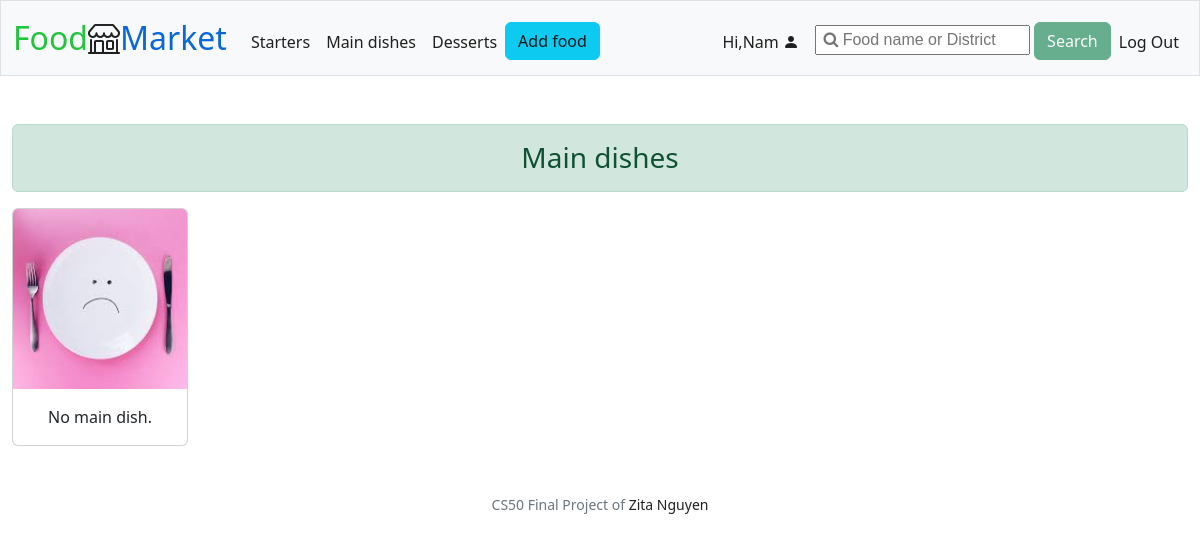
/main_dishes (signed in), run on an earlier commit of the app's database.
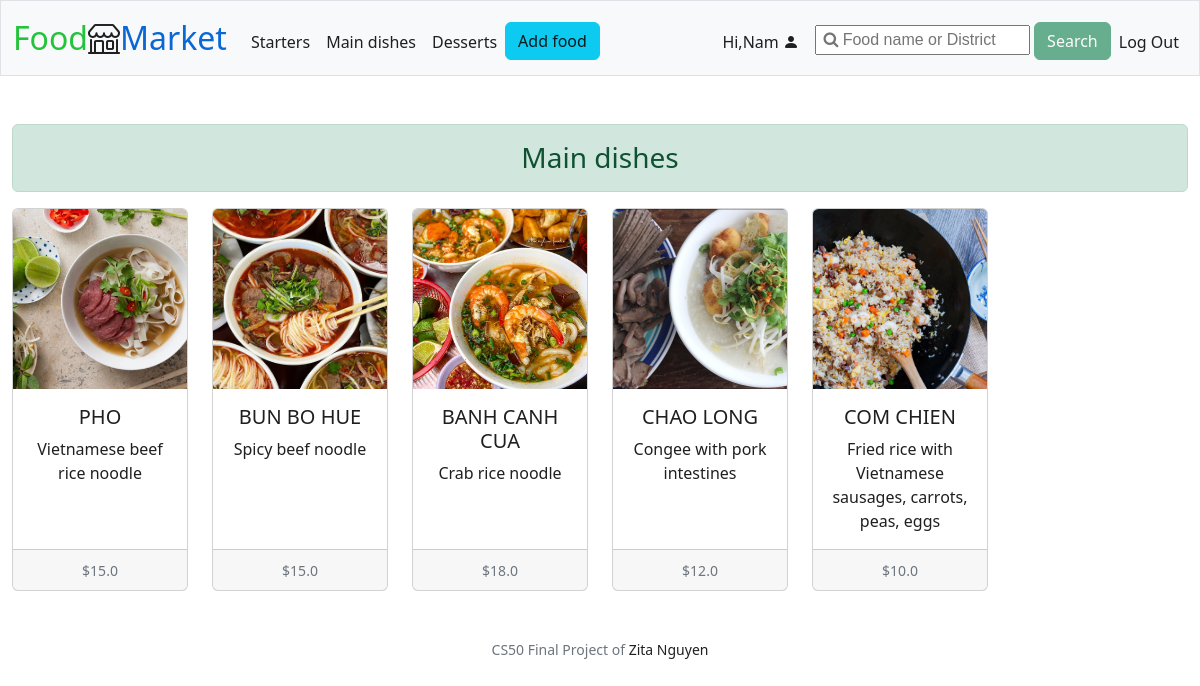
And on a later commit of the database.
### tables this page shows
CREATE TABLE food (
id INTEGER PRIMARY KEY AUTOINCREMENT, 
category TEXT NOT NULL,
name TEXT NOT NULL,
photo BLOB NOT NULL,
description TEXT NOT NULL,
price REAL NOT NULL,
date DATETIME NOT NULL,
user_id INTEGER NOT NULL,
FOREIGN KEY (user_id) REFERENCES users (id)
);

### app.py (the view)
@app.route("/main_dishes", methods=["GET"])
@login_required
def main_dishes():
    main_dishes = query_get_main_dishes()
    return render_template("main_dishes.html", main_dishes=main_dishes)

### app.py (called while the page is built)
@app.after_request
def after_request(response):
    response.headers["Cache-Control"] = "no-cache, no-store, must-revalidate"
    response.headers["Expires"] = 0
    response.headers["Pragma"] = "no-cache"
    return response

### helpers.py (called while the page is built)
def login_required(f):
    @wraps(f)
    def decorated_function(*args, **kwargs):
        if session.get("user_id") is None:
            return redirect("/login")
        return f(*args, **kwargs)
    return decorated_function

### queries.py (called while the page is built)
def query_get_main_dishes():
    conn = sqlite3.connect("market.db")
    c = conn.cursor()
    c.execute("SELECT * FROM food WHERE category='Main dish' ")
    main_dishes = c.fetchall()
    conn.close()
    return main_dishes

### templates/main_dishes.html (shortened to what this page needs)
{% extends "layout.html" %}
{% block main %}
<div class="alert alert-success text-center h3" role="alert">
  Main dishes
</div>
<div class="row row-cols-1 row-cols-lg-6 row-cols-md-3 g-4 text-center">
  {% if not main_dishes %}
    <div class="col">
      <div class="card h-100">
        <img class="card-img-top" src="{{url_for('static', filename='photos/no_food.jpeg')}}" alt="No product">
        <div class="card-body">
          <p class="card-text">No main dish.</p>
        </div>
      </div>
    </div>
  {% else %}
    {% for main_dish in main_dishes %}
      <div class="col">
        <a href="/product/{{ main_dish[0] }}">
          <div class="card h-100">
            <img src="{{url_for('static', filename='photos/' + main_dish[3])}}" class="card-img-top" alt="{{ main_dish[2] }}">
            <div class="card-body">
              <h5 class="card-title">{{ main_dish[2] }}</h5>
              <p class="card-text">{{ main_dish[4] }}</p>
            </div>
            <div class="card-footer">
              <small class="text-muted">${{ main_dish[5] }}</small>
            </div>
          </div>
        </a>
      </div>
    {% endfor %}
  {% endif %}
</div>
{% endblock %}

### templates/layout.html (shortened to what this page needs)
<!DOCTYPE html>
<html lang="en">
    <head>
        <link href="https://cdn.jsdelivr.net/npm/bootstrap@5.2.0-beta1/dist/css/bootstrap.min.css" rel="stylesheet">
        <link rel="stylesheet" href="https://cdn.jsdelivr.net/npm/bootstrap-icons@1.8.3/font/bootstrap-icons.css">
        <link href="https://cdnjs.cloudflare.com/ajax/libs/font-awesome/4.7.0/css/font-awesome.min.css" rel="stylesheet"/>
        <link href="/static/styles.css" rel="stylesheet">
    </head>
    <body>
        <nav class="bg-light border navbar navbar-expand-md navbar-light">
            <div class="container-fluid">
                <a class="navbar-brand" href="/"><span class="green">Food</span><i class="bi bi-shop"></i><span class="blue">Market</span></a>
                <div class="collapse navbar-collapse" id="navbar">
                    {% if session["user_id"] %}
                        <ul class="navbar-nav me-auto mt-2">
                            <li class="nav-item"><a class="nav-link" href="/starters">Starters</a></li>
                            <li class="nav-item"><a class="nav-link" href="/main_dishes">Main dishes</a></li>
                            <li class="nav-item"><a class="nav-link" href="/desserts">Desserts</a></li>
                            {% if session["user_role"] == "seller" %}
                            <li class="nav-item"><a class="btn btn-info" role="button" href="/add">Add food</a></li>
                            {% endif %}
                        </ul>
                        <ul class="navbar-nav ms-auto mt-2">
                            <li class="nav-item">
                                {% if session["user_role"] == "seller" %}
                                    <a class="nav-link" href="/seller_profile">
                                        Hi,{{ session["user_name"].capitalize() }}
                                        <i class="bi bi-person-fill"></i>
                                    </a>
                                {% else %}
                                    <a class="nav-link" href="/profile">
                                        Hi,{{ session["user_name"].capitalize() }}
                                        <i class="bi bi-person-fill"></i>
                                    </a>
                                {% endif %}
                            </li>
                            <form action="/search" method="post" class="ms-2">
                                <input id="q" name="q" type="search" placeholder=" &#xF002; Food name or District" style="font-family:Arial, FontAwesome">
                                <button id="search_button" class="btn btn-success" type="submit" disabled>Search</i></button>
                            </form>
                            <li class="nav-item"><a class="nav-link" href="/logout">Log Out</a></li>
                        </ul>
                    {% else %}
                        <ul class="navbar-nav ms-auto mt-2">
                            <li class="nav-item"><a class="nav-link" href="/register">Register</a></li>
                            <li class="nav-item"><a class="nav-link" href="/login">Log In</a></li>
                        </ul>
                    {% endif %}
                </div>
            </div>
        </nav>
        <main class="container-fluid py-5">
            {% block main %}{% endblock %}
        </main>
        <footer class="mb-5 small text-center text-muted">
            CS50 Final Project of <a href="https://github.com/ZitaNguyen">Zita Nguyen</a>
        </footer>
    </body>
</html>

### static/styles.css (style rules this page uses)
a:link, a:visited { text-decoration: none; color: rgba(7, 7, 7, 0.9); }
nav .navbar-brand { font-size: xx-large; }
nav .navbar-brand .green { color: #23c33b; }
nav .navbar-brand .blue { color: #0a68d4; }
.card-img-top { width: 100%; height: 15vw; object-fit: cover; }
.card-title { text-transform: uppercase; }
ul { list-style: none; }

What changed in the data, as far as the page shows it:
added food: photo (picture), name "PHO", description "Vietnamese beef rice noodle", price "15.0"
added food: photo (picture), name "BUN BO HUE", description "Spicy beef noodle", price "15.0"
added food: photo (picture), name "BANH CANH CUA", description "Crab rice noodle", price "18.0"
added food: photo (picture), name "CHAO LONG", description "Congee with pork intestines", price "12.0"
added food: photo (picture), name "COM CHIEN", description "Fried rice with Vietnamese sausages, carrots, peas, eggs", price "10.0"
Also different on the page:
text no longer shown: "No main dish."
